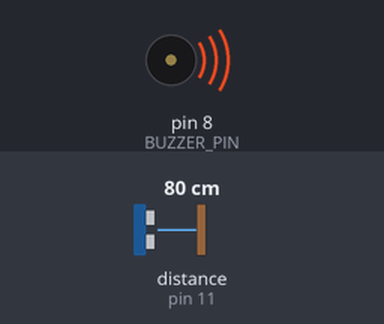
The sketch below on a simulated Arduino Uno, built with avr-gcc and run on an emulated ATmega328P. Parts: buzzer (waves = sounding). The test bench sets the inputs (shaded band); at power-on: distance to the obstacle (sensor on pin 11) 80 cm. The echo pulse lasts 58.3 µs per cm.

Above: at 0.1 s.
Timing chart, 0 to 1.6 s (numbered marks = the images above):
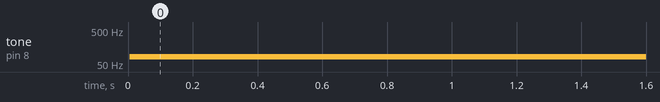

Measured:
- by itself, tone on pin 8 (BUZZER_PIN): silent → 81 Hz at 0.01 s

The sketch:

UltrasonicAndBuzzer.ino
```cpp
// ---------------------------------------------------------------------------
// Example NewPing library sketch that does a ping about 20 times per second.
// ---------------------------------------------------------------------------

#include <NewPing.h>
#include <NewTone.h>

#define TRIGGER_PIN  12  // Arduino pin tied to trigger pin on the ultrasonic sensor.
#define ECHO_PIN     11  // Arduino pin tied to echo pin on the ultrasonic sensor.
#define MAX_DISTANCE 400 // Maximum distance we want to ping for (in centimeters). Maximum sensor distance is rated at 400-500cm.
#define BUZZER_PIN   8 //Arduino pin tied to active buzzer

NewPing sonar(TRIGGER_PIN, ECHO_PIN, MAX_DISTANCE); // NewPing setup of pins and maximum distance.

void setup() {
  Serial.begin(115200); // Open serial monitor at 115200 baud to see ping results.
}

void loop() {
  NewTone(BUZZER_PIN, sonar.ping_cm());
}
```
